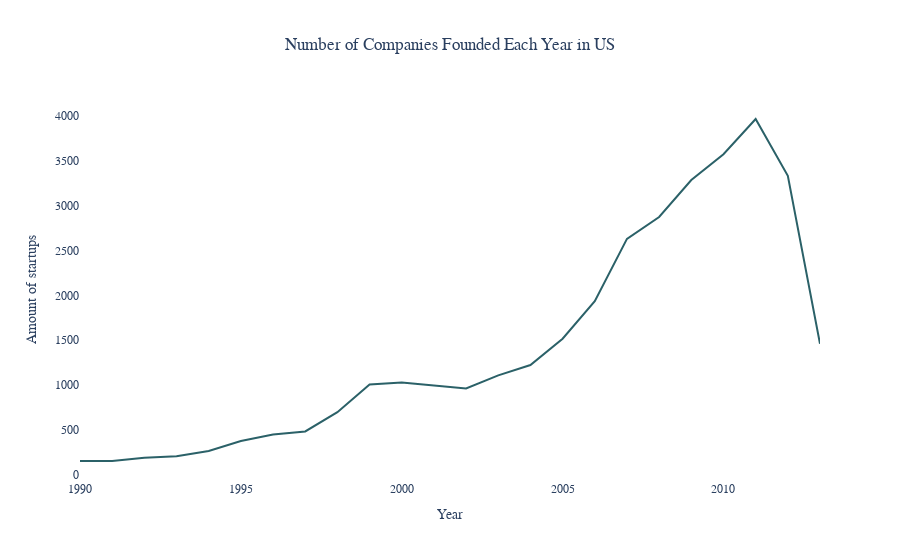

Notebook code cell kept with this figure:
### Markdown cell above
It is seen that the US counts for the greatest share of startups represented in our data. A continuous sorting of countries is made in previous sections, as this view should be valid throughout the rest of the analysis. The visualisation is choosen to be included in the article as it creates a great understanding why the US is the point of view. 

As the data is spread out over a long period of time, we are now looking to see if we can identify any trends that needs to be taken into account during the analysis. For instance, it could be expected that there were fewer startups in and around 2007 due to the financial crisis.

### Code cell
# subsection of data that counts the number of times there has been registrered a startup
main_data['founded_at'] = pd.to_datetime(main_data['founded_at'])
df_year_count = main_data.groupby(main_data['founded_at'].dt.year).count()

# date filter
df_year_count = df_year_count[df_year_count.index >= 1990] 
df_year_count = df_year_count[df_year_count.index <2014]

# Plot figure over counts
fig = go.Figure()
fig.add_trace(go.Scatter(x=df_year_count.index, y=df_year_count['founded_at'], line=dict(color='#2B6168')))
fig.update_layout(title='Number of Companies Founded Each Year in US', 
                  xaxis_title='Year', 
                  yaxis_title='Amount of startups',
                  font=dict(size=12),
                  plot_bgcolor='white', 
                  font_family='Arial',
                  title_x=0.5)
fig.show()
pyo.plot(fig, filename='plot/year_count.html')

### Figure 1 — Plotly figure (JSON) as saved in the notebook; plotly's stock layout.template omitted (floating-point values rounded to 4 significant figures)
{"data": [{"line": {"color": "#2B6168"}, "type": "scatter", "x": [1990, 1991, 1992, 1993, 1994, 1995, 1996, 1997, 1998, 1999, 2000, 2001, 2002, 2003, 2004, 2005, 2006, 2007, 2008, 2009, 2010, 2011, 2012, 2013], "y": [150, 151, 185, 204, 262, 373, 445, 480, 695, 1004, 1027, 993, 960, 1106, 1222, 1515, 1934, 2631, 2875, 3287, 3575, 3969, 3335, 1459]}], "layout": {"font": {"family": "Arial", "size": 12}, "plot_bgcolor": "white", "title": {"text": "Number of Companies Founded Each Year in US", "x": 0.5}, "xaxis": {"title": {"text": "Year"}}, "yaxis": {"title": {"text": "Amount of startups"}}}}
